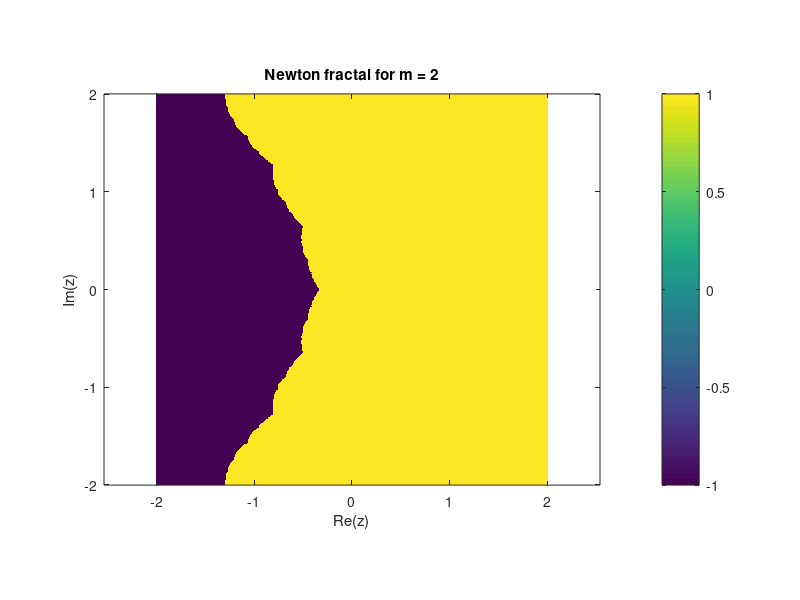
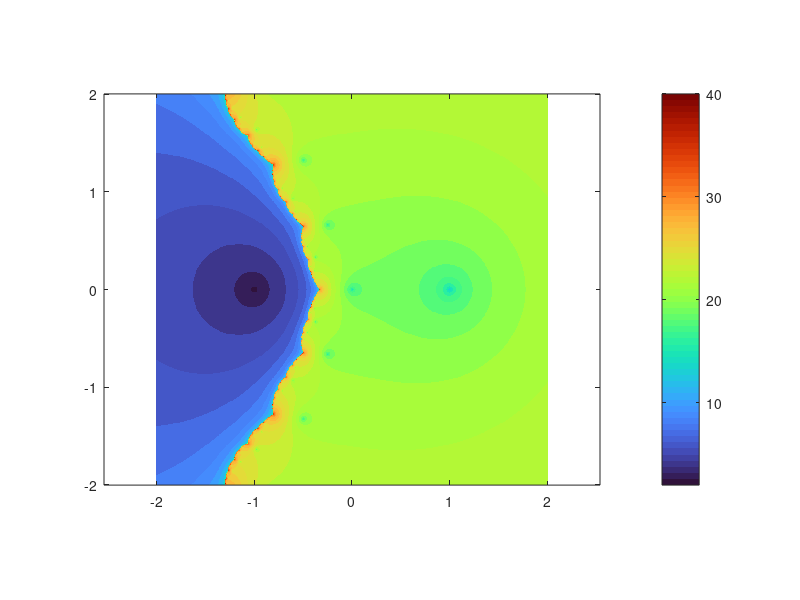

Recreate these plots in MATLAB, in order. (Note: this script raises an error after producing the figures.)
for m = [2, 4]
    
f = @(z) (z-1).^m .* (z+1);
df = @(z) ((z+1).*m.*(z-1).^(m-1)) + (z-1).^m;

N = 1e3;
[x,y] = meshgrid(linspace(-2,2,N), linspace(-2,2,N));
z0 = x + 1i*y;

maxiter = 60;
tol = 1e-6;

root = zeros(size(z0));

z = z0;

for k = 1:maxiter
    z = z - f(z)./df(z);
end

% classificatie
root(abs(z+1) < tol) = -1;
root(abs(z-1) < tol) = 1;

figure;
imagesc(linspace(-2,2,N), linspace(-2,2,N), root);
axis equal tight;
set(gca,'YDir','normal')
colorbar
title(sprintf('Newton fractal for m = %d', m));
xlabel('Re(z)');
ylabel('Im(z)');

N = 800;
x = linspace(-2,2,N);
y = linspace(-2,2,N);
[X,Y] = meshgrid(x,y);
z0 = X + 1i*Y;

z = z0;
itercount = zeros(size(z0));

for k = 1:maxiter
    z_new = z - f(z)./df(z);

    conv = (itercount == 0) & ...
           (abs(z_new-1) < tol | abs(z_new+1) < tol);

    itercount(conv) = k;
    z = z_new;
end

itercount(itercount == 0) = NaN;

figure;
imagesc(x,y,itercount);
axis equal tight
set(gca,'YDir','normal')
colormap(turbo)
cb = colorbar;
cb.Label.String = 'Aantal Newton-iteraties';
title(sprintf('Convergentiesnelheid (m = %d)',m));
xlabel('Re(z)');
ylabel('Im(z)');
end
